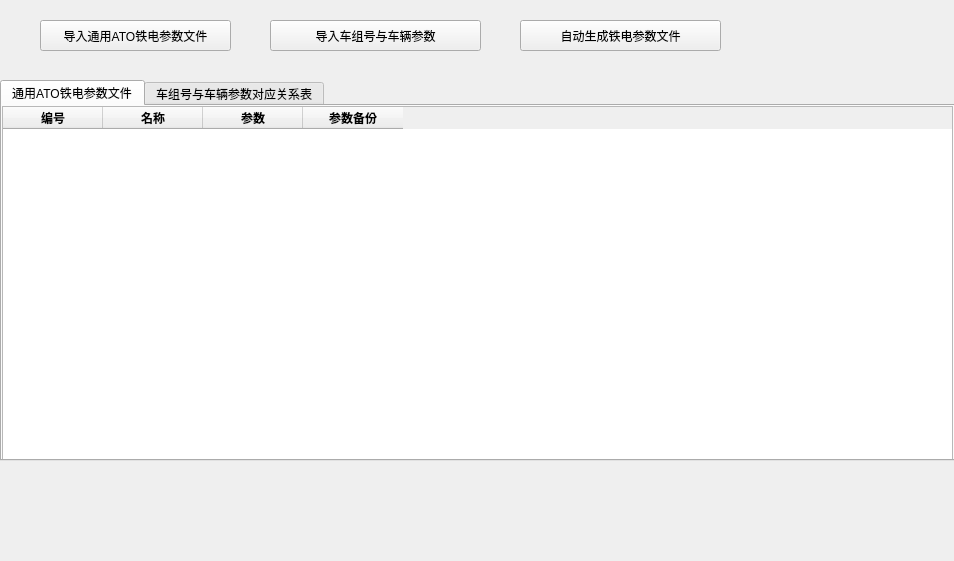
<?xml version="1.0" encoding="UTF-8"?>
<ui version="4.0">
 <author>vv</author>
 <class>MainWindow</class>
 <widget class="QMainWindow" name="MainWindow">
  <property name="geometry">
   <rect>
    <x>0</x>
    <y>0</y>
    <width>954</width>
    <height>561</height>
   </rect>
  </property>
  <property name="minimumSize">
   <size>
    <width>954</width>
    <height>561</height>
   </size>
  </property>
  <property name="maximumSize">
   <size>
    <width>954</width>
    <height>561</height>
   </size>
  </property>
  <property name="windowTitle">
   <string>车载ATO铁电文件自动生成工具</string>
  </property>
  <widget class="QWidget" name="centralwidget">
   <property name="minimumSize">
    <size>
     <width>948</width>
     <height>0</height>
    </size>
   </property>
   <widget class="QPushButton" name="btn_1">
    <property name="geometry">
     <rect>
      <x>40</x>
      <y>20</y>
      <width>191</width>
      <height>31</height>
     </rect>
    </property>
    <property name="text">
     <string>导入通用ATO铁电参数文件</string>
    </property>
   </widget>
   <widget class="QPushButton" name="btn_2">
    <property name="geometry">
     <rect>
      <x>270</x>
      <y>20</y>
      <width>211</width>
      <height>31</height>
     </rect>
    </property>
    <property name="text">
     <string>导入车组号与车辆参数</string>
    </property>
   </widget>
   <widget class="QPushButton" name="btn_3">
    <property name="geometry">
     <rect>
      <x>520</x>
      <y>20</y>
      <width>201</width>
      <height>31</height>
     </rect>
    </property>
    <property name="text">
     <string>自动生成铁电参数文件</string>
    </property>
   </widget>
   <widget class="QLabel" name="lab_picture">
    <property name="geometry">
     <rect>
      <x>770</x>
      <y>0</y>
      <width>181</width>
      <height>101</height>
     </rect>
    </property>
    <property name="text">
     <string/>
    </property>
    <property name="pixmap">
     <pixmap>C:/Users/v5682/Pictures/微信图片_20191120085328.jpg</pixmap>
    </property>
    <property name="scaledContents">
     <bool>true</bool>
    </property>
    <property name="alignment">
     <set>Qt::AlignCenter</set>
    </property>
    <property name="wordWrap">
     <bool>false</bool>
    </property>
    <property name="openExternalLinks">
     <bool>false</bool>
    </property>
   </widget>
   <widget class="QTabWidget" name="tabWidget">
    <property name="geometry">
     <rect>
      <x>0</x>
      <y>80</y>
      <width>961</width>
      <height>381</height>
     </rect>
    </property>
    <property name="currentIndex">
     <number>0</number>
    </property>
    <widget class="QWidget" name="tab_1">
     <attribute name="title">
      <string>通用ATO铁电参数文件</string>
     </attribute>
     <widget class="QTableWidget" name="tableWidget_1">
      <property name="geometry">
       <rect>
        <x>0</x>
        <y>0</y>
        <width>951</width>
        <height>361</height>
       </rect>
      </property>
      <property name="minimumSize">
       <size>
        <width>900</width>
        <height>0</height>
       </size>
      </property>
      <property name="maximumSize">
       <size>
        <width>1000</width>
        <height>361</height>
       </size>
      </property>
      <property name="tabletTracking">
       <bool>false</bool>
      </property>
      <property name="autoFillBackground">
       <bool>false</bool>
      </property>
      <property name="midLineWidth">
       <number>1</number>
      </property>
      <property name="horizontalScrollMode">
       <enum>QAbstractItemView::ScrollPerPixel</enum>
      </property>
      <property name="gridStyle">
       <enum>Qt::SolidLine</enum>
      </property>
      <property name="sortingEnabled">
       <bool>false</bool>
      </property>
      <attribute name="verticalHeaderMinimumSectionSize">
       <number>0</number>
      </attribute>
      <column>
       <property name="text">
        <string>编号</string>
       </property>
       <property name="font">
        <font>
         <weight>75</weight>
         <bold>true</bold>
        </font>
       </property>
       <property name="textAlignment">
        <set>AlignCenter</set>
       </property>
      </column>
      <column>
       <property name="text">
        <string>名称</string>
       </property>
       <property name="font">
        <font>
         <weight>75</weight>
         <bold>true</bold>
        </font>
       </property>
       <property name="textAlignment">
        <set>AlignCenter</set>
       </property>
      </column>
      <column>
       <property name="text">
        <string>参数</string>
       </property>
       <property name="font">
        <font>
         <weight>75</weight>
         <bold>true</bold>
        </font>
       </property>
       <property name="textAlignment">
        <set>AlignCenter</set>
       </property>
      </column>
      <column>
       <property name="text">
        <string>参数备份</string>
       </property>
       <property name="font">
        <font>
         <weight>75</weight>
         <bold>true</bold>
        </font>
       </property>
       <property name="textAlignment">
        <set>AlignCenter</set>
       </property>
      </column>
     </widget>
    </widget>
    <widget class="QWidget" name="tab_2">
     <attribute name="title">
      <string>车组号与车辆参数对应关系表</string>
     </attribute>
     <widget class="QTableWidget" name="tableWidget_2">
      <property name="geometry">
       <rect>
        <x>0</x>
        <y>0</y>
        <width>951</width>
        <height>361</height>
       </rect>
      </property>
      <column>
       <property name="text">
        <string>序号</string>
       </property>
       <property name="font">
        <font>
         <weight>75</weight>
         <italic>false</italic>
         <bold>true</bold>
         <underline>false</underline>
        </font>
       </property>
       <property name="textAlignment">
        <set>AlignCenter</set>
       </property>
      </column>
      <column>
       <property name="text">
        <string>设备名称</string>
       </property>
       <property name="font">
        <font>
         <weight>75</weight>
         <bold>true</bold>
        </font>
       </property>
       <property name="textAlignment">
        <set>AlignCenter</set>
       </property>
      </column>
      <column>
       <property name="text">
        <string>ATO ID</string>
       </property>
       <property name="font">
        <font>
         <weight>75</weight>
         <bold>true</bold>
        </font>
       </property>
       <property name="textAlignment">
        <set>AlignCenter</set>
       </property>
      </column>
      <column>
       <property name="text">
        <string>OFFSET</string>
       </property>
       <property name="font">
        <font>
         <weight>75</weight>
         <bold>true</bold>
        </font>
       </property>
       <property name="textAlignment">
        <set>AlignCenter</set>
       </property>
      </column>
      <column>
       <property name="text">
        <string>备注</string>
       </property>
       <property name="font">
        <font>
         <weight>75</weight>
         <bold>true</bold>
        </font>
       </property>
       <property name="textAlignment">
        <set>AlignCenter</set>
       </property>
      </column>
     </widget>
    </widget>
   </widget>
   <widget class="QTextBrowser" name="textBrowser">
    <property name="geometry">
     <rect>
      <x>20</x>
      <y>470</y>
      <width>911</width>
      <height>81</height>
     </rect>
    </property>
    <property name="styleSheet">
     <string notr="true">QTextEdit{background-color:rgb(255,132,139,0);
	font: 10pt;
}</string>
    </property>
    <property name="html">
     <string>&lt;!DOCTYPE HTML PUBLIC &quot;-//W3C//DTD HTML 4.0//EN&quot; &quot;http://www.w3.org/TR/REC-html40/strict.dtd&quot;&gt;
&lt;html&gt;&lt;head&gt;&lt;meta name=&quot;qrichtext&quot; content=&quot;1&quot; /&gt;&lt;style type=&quot;text/css&quot;&gt;
p, li { white-space: pre-wrap; }
&lt;/style&gt;&lt;/head&gt;&lt;body style=&quot; font-family:'SimSun'; font-size:10pt; font-weight:400; font-style:normal;&quot;&gt;
&lt;p style=&quot;-qt-paragraph-type:empty; margin-top:0px; margin-bottom:0px; margin-left:0px; margin-right:0px; -qt-block-indent:0; text-indent:0px;&quot;&gt;&lt;br /&gt;&lt;/p&gt;&lt;/body&gt;&lt;/html&gt;</string>
    </property>
   </widget>
   <zorder>tabWidget</zorder>
   <zorder>btn_1</zorder>
   <zorder>btn_2</zorder>
   <zorder>btn_3</zorder>
   <zorder>lab_picture</zorder>
   <zorder>textBrowser</zorder>
  </widget>
 </widget>
 <resources/>
 <connections/>
</ui>
